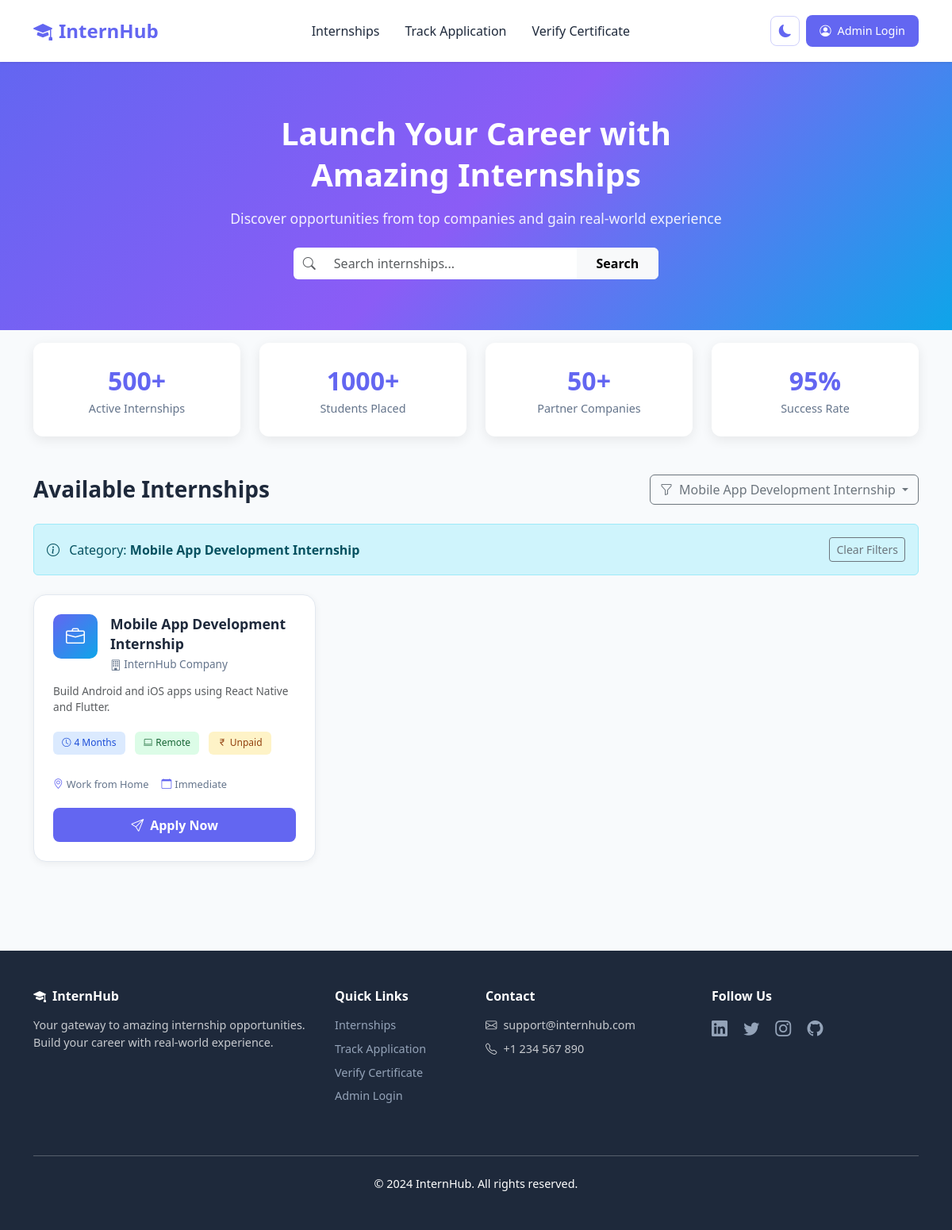
The page /index.php?category=Mobile App Development Internship on the database its author committed.
### tables this page shows
CREATE TABLE internships (
  id INT AUTO_INCREMENT PRIMARY KEY,
  title VARCHAR(100),
  description TEXT,
  duration VARCHAR(50)
);

### index.php (the view, shortened to what this page needs)
<?php
require 'includes/db.php';
$search = isset($_GET['search']) ? trim($_GET['search']) : '';
$category = isset($_GET['category']) ? trim($_GET['category']) : '';
$sql = "SELECT * FROM internships WHERE 1=1";
$params = [];
if (!empty($category) && $category !== 'all') {
    $sql .= " AND title LIKE :category";
    $params[':category'] = '%' . $category . '%';
}
$sql .= " ORDER BY id DESC";
$stmt = $conn->prepare($sql);
$stmt->execute($params);
$result = $stmt->fetchAll();
?>
<!DOCTYPE html>
<html lang="en">
<head>
  <link rel="stylesheet" href="https://cdn.jsdelivr.net/npm/bootstrap@5.3.0/dist/css/bootstrap.min.css">
  <link rel="stylesheet" href="https://cdn.jsdelivr.net/npm/bootstrap-icons@1.11.0/font/bootstrap-icons.css">
</head>
<body>
  <nav class="navbar navbar-expand-lg sticky-top">
    <div class="container">
      <a class="navbar-brand" href="index.php"><i class="bi bi-mortarboard-fill me-2"></i>InternHub</a>
      <div class="collapse navbar-collapse" id="navbarNav">
        <ul class="navbar-nav mx-auto">
          <li class="nav-item"><a class="nav-link active" href="index.php">Internships</a></li>
          <li class="nav-item"><a class="nav-link" href="track_application.php">Track Application</a></li>
          <li class="nav-item"><a class="nav-link" href="verify_certificate.php">Verify Certificate</a></li>
        </ul>
        <button class="theme-toggle me-2" onclick="toggleTheme()" title="Toggle Dark Mode">
          <i class="bi bi-moon-fill" id="themeIcon"></i>
        </button>
        <a href="admin/login.php" class="btn btn-login"><i class="bi bi-person-circle me-1"></i> Admin Login</a>
      </div>
    </div>
  </nav>
  <section class="hero">
    <div class="container text-center">
      <h1>Launch Your Career with<br>Amazing Internships</h1>
      <p class="mt-3">Discover opportunities from top companies and gain real-world experience</p>
      <form method="get" class="mt-4">
        <div class="row justify-content-center g-2">
          <div class="col-md-6 col-lg-5">
            <div class="input-group">
              <span class="input-group-text bg-white border-0"><i class="bi bi-search text-muted"></i></span>
              <input type="text" name="search" class="form-control border-0 py-2" placeholder="Search internships..."
                     value="<?= htmlspecialchars($search) ?>">
              <button type="submit" class="btn btn-light fw-semibold px-4">Search</button>
            </div>
          </div>
        </div>
      </form>
    </div>
  </section>
  <section class="stats mt-3">
    <div class="container">
      <div class="row g-4 justify-content-center">
        <div class="col-md-3 col-6">
          <div class="stat-item">
            <div class="stat-number">500+</div>
            <div class="stat-label">Active Internships</div>
          </div>
        </div>
        <div class="col-md-3 col-6">
          <div class="stat-item">
            <div class="stat-number">1000+</div>
            <div class="stat-label">Students Placed</div>
          </div>
        </div>
        <div class="col-md-3 col-6">
          <div class="stat-item">
            <div class="stat-number">50+</div>
            <div class="stat-label">Partner Companies</div>
          </div>
        </div>
        <div class="col-md-3 col-6">
          <div class="stat-item">
            <div class="stat-number">95%</div>
            <div class="stat-label">Success Rate</div>
          </div>
        </div>
      </div>
    </div>
  </section>
  <section class="py-5">
    <div class="container">
      <div class="d-flex justify-content-between align-items-center mb-4">
        <h2 class="section-title mb-0">Available Internships</h2>
        <div class="dropdown">
          <button class="btn btn-outline-secondary dropdown-toggle" type="button" data-bs-toggle="dropdown">
            <i class="bi bi-funnel me-1"></i> <?= $category && $category !== 'all' ? htmlspecialchars(ucfirst($category)) : 'Filter' ?>
          </button>
        </div>
      </div>
      <?php if (!empty($search) || (!empty($category) && $category !== 'all')): ?>
      <div class="alert alert-info d-flex justify-content-between align-items-center mb-4">
        <span>
          <i class="bi bi-info-circle me-2"></i>
          <?php if (!empty($category) && $category !== 'all'): ?>
            <?= !empty($search) ? ' in ' : '' ?>Category: <strong><?= htmlspecialchars(ucfirst($category)) ?></strong>
          <?php endif; ?>
        </span>
        <a href="index.php" class="btn btn-sm btn-outline-secondary">Clear Filters</a>
      </div>
      <?php endif; ?>
      <div class="row g-4">
        <?php foreach ($result as $row): $hasResults = true; ?>
          <?php
            $icon = 'bi-briefcase';
          ?>
          <div class="col-lg-4 col-md-6">
            <div class="internship-card">
              <div class="d-flex align-items-start">
                <div class="company-logo me-3">
                  <i class="bi <?= $icon ?>"></i>
                </div>
                <div class="flex-grow-1">
                  <h5 class="internship-title"><?= htmlspecialchars($row['title']) ?></h5>
                  <p class="company-name mb-0"><i class="bi bi-building"></i> InternHub Company</p>
                </div>
              </div>
              <p class="text-muted internship-desc"><?= htmlspecialchars($row['description']) ?></p>
              <div class="tags-container">
                <span class="tag tag-duration"><i class="bi bi-clock"></i><?= htmlspecialchars($row['duration']) ?></span>
                <span class="tag tag-type"><i class="bi bi-laptop"></i>Remote</span>
                <span class="tag tag-mode"><i class="bi bi-currency-rupee"></i>Unpaid</span>
              </div>
              <div class="internship-meta">
                <span><i class="bi bi-geo-alt"></i>Work from Home</span>
                <span><i class="bi bi-calendar"></i>Immediate</span>
              </div>
              <a href="apply.php?id=<?= (int)$row['id'] ?>" class="btn btn-apply">
                <i class="bi bi-send"></i>Apply Now
              </a>
            </div>
          </div>
        <?php endforeach; ?>
      </div>
    </div>
  </section>
  <footer class="footer">
    <div class="container">
      <div class="row">
        <div class="col-md-4 mb-4">
          <h5 class="fw-bold mb-3"><i class="bi bi-mortarboard-fill me-2"></i>InternHub</h5>
          <p class="text-white opacity-75">Your gateway to amazing internship opportunities. Build your career with real-world experience.</p>
        </div>
        <div class="col-md-2 mb-4">
          <h6 class="fw-bold mb-3">Quick Links</h6>
          <ul class="list-unstyled">
            <li class="mb-2"><a href="index.php">Internships</a></li>
            <li class="mb-2"><a href="track_application.php">Track Application</a></li>
            <li class="mb-2"><a href="verify_certificate.php">Verify Certificate</a></li>
            <li class="mb-2"><a href="admin/login.php">Admin Login</a></li>
          </ul>
        </div>
        <div class="col-md-3 mb-4">
          <h6 class="fw-bold mb-3">Contact</h6>
          <ul class="list-unstyled">
            <li class="mb-2 text-white opacity-75"><i class="bi bi-envelope me-2"></i>support@internhub.com</li>
            <li class="mb-2 text-white opacity-75"><i class="bi bi-telephone me-2"></i>+1 234 567 890</li>
          </ul>
        </div>
        <div class="col-md-3 mb-4">
          <h6 class="fw-bold mb-3">Follow Us</h6>
          <a href="#" class="me-3"><i class="bi bi-linkedin fs-5"></i></a>
          <a href="#" class="me-3"><i class="bi bi-twitter fs-5"></i></a>
          <a href="#" class="me-3"><i class="bi bi-instagram fs-5"></i></a>
          <a href="#"><i class="bi bi-github fs-5"></i></a>
        </div>
      </div>
      <hr class="my-4 opacity-25">
      <p class="text-center text-white mb-0">&copy; 2024 InternHub. All rights reserved.</p>
    </div>
  </footer>
</body>
</html>

### rows shown on the page
internships: title "Mobile App Development Internship", description "Build Android and iOS apps using React Native and Flutter.", duration "4 Months"

### other values the page prints
$category "Mobile App Development Internship"
